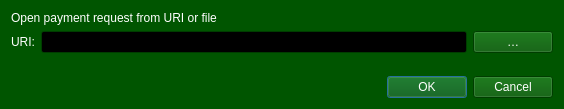
<?xml version="1.0" encoding="UTF-8"?>
<ui version="4.0">
 <class>OpenURIDialog</class>
 <widget class="QDialog" name="OpenURIDialog">
  <property name="geometry">
   <rect>
    <x>0</x>
    <y>0</y>
    <width>564</width>
    <height>109</height>
   </rect>
  </property>
  <property name="palette">
   <palette>
    <active>
     <colorrole role="WindowText">
      <brush brushstyle="SolidPattern">
       <color alpha="255">
        <red>255</red>
        <green>255</green>
        <blue>255</blue>
       </color>
      </brush>
     </colorrole>
     <colorrole role="Button">
      <brush brushstyle="SolidPattern">
       <color alpha="255">
        <red>0</red>
        <green>85</green>
        <blue>0</blue>
       </color>
      </brush>
     </colorrole>
     <colorrole role="Light">
      <brush brushstyle="SolidPattern">
       <color alpha="255">
        <red>0</red>
        <green>127</green>
        <blue>0</blue>
       </color>
      </brush>
     </colorrole>
     <colorrole role="Midlight">
      <brush brushstyle="SolidPattern">
       <color alpha="255">
        <red>0</red>
        <green>106</green>
        <blue>0</blue>
       </color>
      </brush>
     </colorrole>
     <colorrole role="Dark">
      <brush brushstyle="SolidPattern">
       <color alpha="255">
        <red>0</red>
        <green>42</green>
        <blue>0</blue>
       </color>
      </brush>
     </colorrole>
     <colorrole role="Mid">
      <brush brushstyle="SolidPattern">
       <color alpha="255">
        <red>0</red>
        <green>56</green>
        <blue>0</blue>
       </color>
      </brush>
     </colorrole>
     <colorrole role="Text">
      <brush brushstyle="SolidPattern">
       <color alpha="255">
        <red>255</red>
        <green>255</green>
        <blue>255</blue>
       </color>
      </brush>
     </colorrole>
     <colorrole role="BrightText">
      <brush brushstyle="SolidPattern">
       <color alpha="255">
        <red>255</red>
        <green>255</green>
        <blue>255</blue>
       </color>
      </brush>
     </colorrole>
     <colorrole role="ButtonText">
      <brush brushstyle="SolidPattern">
       <color alpha="255">
        <red>255</red>
        <green>255</green>
        <blue>255</blue>
       </color>
      </brush>
     </colorrole>
     <colorrole role="Base">
      <brush brushstyle="SolidPattern">
       <color alpha="255">
        <red>0</red>
        <green>0</green>
        <blue>0</blue>
       </color>
      </brush>
     </colorrole>
     <colorrole role="Window">
      <brush brushstyle="SolidPattern">
       <color alpha="255">
        <red>0</red>
        <green>85</green>
        <blue>0</blue>
       </color>
      </brush>
     </colorrole>
     <colorrole role="Shadow">
      <brush brushstyle="SolidPattern">
       <color alpha="255">
        <red>0</red>
        <green>0</green>
        <blue>0</blue>
       </color>
      </brush>
     </colorrole>
     <colorrole role="AlternateBase">
      <brush brushstyle="SolidPattern">
       <color alpha="255">
        <red>0</red>
        <green>42</green>
        <blue>0</blue>
       </color>
      </brush>
     </colorrole>
     <colorrole role="ToolTipBase">
      <brush brushstyle="SolidPattern">
       <color alpha="255">
        <red>255</red>
        <green>255</green>
        <blue>220</blue>
       </color>
      </brush>
     </colorrole>
     <colorrole role="ToolTipText">
      <brush brushstyle="SolidPattern">
       <color alpha="255">
        <red>0</red>
        <green>0</green>
        <blue>0</blue>
       </color>
      </brush>
     </colorrole>
     <colorrole role="PlaceholderText">
      <brush brushstyle="SolidPattern">
       <color alpha="128">
        <red>255</red>
        <green>255</green>
        <blue>255</blue>
       </color>
      </brush>
     </colorrole>
    </active>
    <inactive>
     <colorrole role="WindowText">
      <brush brushstyle="SolidPattern">
       <color alpha="255">
        <red>255</red>
        <green>255</green>
        <blue>255</blue>
       </color>
      </brush>
     </colorrole>
     <colorrole role="Button">
      <brush brushstyle="SolidPattern">
       <color alpha="255">
        <red>0</red>
        <green>85</green>
        <blue>0</blue>
       </color>
      </brush>
     </colorrole>
     <colorrole role="Light">
      <brush brushstyle="SolidPattern">
       <color alpha="255">
        <red>0</red>
        <green>127</green>
        <blue>0</blue>
       </color>
      </brush>
     </colorrole>
     <colorrole role="Midlight">
      <brush brushstyle="SolidPattern">
       <color alpha="255">
        <red>0</red>
        <green>106</green>
        <blue>0</blue>
       </color>
      </brush>
     </colorrole>
     <colorrole role="Dark">
      <brush brushstyle="SolidPattern">
       <color alpha="255">
        <red>0</red>
        <green>42</green>
        <blue>0</blue>
       </color>
      </brush>
     </colorrole>
     <colorrole role="Mid">
      <brush brushstyle="SolidPattern">
       <color alpha="255">
        <red>0</red>
        <green>56</green>
        <blue>0</blue>
       </color>
      </brush>
     </colorrole>
     <colorrole role="Text">
      <brush brushstyle="SolidPattern">
       <color alpha="255">
        <red>255</red>
        <green>255</green>
        <blue>255</blue>
       </color>
      </brush>
     </colorrole>
     <colorrole role="BrightText">
      <brush brushstyle="SolidPattern">
       <color alpha="255">
        <red>255</red>
        <green>255</green>
        <blue>255</blue>
       </color>
      </brush>
     </colorrole>
     <colorrole role="ButtonText">
      <brush brushstyle="SolidPattern">
       <color alpha="255">
        <red>255</red>
        <green>255</green>
        <blue>255</blue>
       </color>
      </brush>
     </colorrole>
     <colorrole role="Base">
      <brush brushstyle="SolidPattern">
       <color alpha="255">
        <red>0</red>
        <green>0</green>
        <blue>0</blue>
       </color>
      </brush>
     </colorrole>
     <colorrole role="Window">
      <brush brushstyle="SolidPattern">
       <color alpha="255">
        <red>0</red>
        <green>85</green>
        <blue>0</blue>
       </color>
      </brush>
     </colorrole>
     <colorrole role="Shadow">
      <brush brushstyle="SolidPattern">
       <color alpha="255">
        <red>0</red>
        <green>0</green>
        <blue>0</blue>
       </color>
      </brush>
     </colorrole>
     <colorrole role="AlternateBase">
      <brush brushstyle="SolidPattern">
       <color alpha="255">
        <red>0</red>
        <green>42</green>
        <blue>0</blue>
       </color>
      </brush>
     </colorrole>
     <colorrole role="ToolTipBase">
      <brush brushstyle="SolidPattern">
       <color alpha="255">
        <red>255</red>
        <green>255</green>
        <blue>220</blue>
       </color>
      </brush>
     </colorrole>
     <colorrole role="ToolTipText">
      <brush brushstyle="SolidPattern">
       <color alpha="255">
        <red>0</red>
        <green>0</green>
        <blue>0</blue>
       </color>
      </brush>
     </colorrole>
     <colorrole role="PlaceholderText">
      <brush brushstyle="SolidPattern">
       <color alpha="128">
        <red>255</red>
        <green>255</green>
        <blue>255</blue>
       </color>
      </brush>
     </colorrole>
    </inactive>
    <disabled>
     <colorrole role="WindowText">
      <brush brushstyle="SolidPattern">
       <color alpha="255">
        <red>0</red>
        <green>42</green>
        <blue>0</blue>
       </color>
      </brush>
     </colorrole>
     <colorrole role="Button">
      <brush brushstyle="SolidPattern">
       <color alpha="255">
        <red>0</red>
        <green>85</green>
        <blue>0</blue>
       </color>
      </brush>
     </colorrole>
     <colorrole role="Light">
      <brush brushstyle="SolidPattern">
       <color alpha="255">
        <red>0</red>
        <green>127</green>
        <blue>0</blue>
       </color>
      </brush>
     </colorrole>
     <colorrole role="Midlight">
      <brush brushstyle="SolidPattern">
       <color alpha="255">
        <red>0</red>
        <green>106</green>
        <blue>0</blue>
       </color>
      </brush>
     </colorrole>
     <colorrole role="Dark">
      <brush brushstyle="SolidPattern">
       <color alpha="255">
        <red>0</red>
        <green>42</green>
        <blue>0</blue>
       </color>
      </brush>
     </colorrole>
     <colorrole role="Mid">
      <brush brushstyle="SolidPattern">
       <color alpha="255">
        <red>0</red>
        <green>56</green>
        <blue>0</blue>
       </color>
      </brush>
     </colorrole>
     <colorrole role="Text">
      <brush brushstyle="SolidPattern">
       <color alpha="255">
        <red>0</red>
        <green>42</green>
        <blue>0</blue>
       </color>
      </brush>
     </colorrole>
     <colorrole role="BrightText">
      <brush brushstyle="SolidPattern">
       <color alpha="255">
        <red>255</red>
        <green>255</green>
        <blue>255</blue>
       </color>
      </brush>
     </colorrole>
     <colorrole role="ButtonText">
      <brush brushstyle="SolidPattern">
       <color alpha="255">
        <red>0</red>
        <green>42</green>
        <blue>0</blue>
       </color>
      </brush>
     </colorrole>
     <colorrole role="Base">
      <brush brushstyle="SolidPattern">
       <color alpha="255">
        <red>0</red>
        <green>85</green>
        <blue>0</blue>
       </color>
      </brush>
     </colorrole>
     <colorrole role="Window">
      <brush brushstyle="SolidPattern">
       <color alpha="255">
        <red>0</red>
        <green>85</green>
        <blue>0</blue>
       </color>
      </brush>
     </colorrole>
     <colorrole role="Shadow">
      <brush brushstyle="SolidPattern">
       <color alpha="255">
        <red>0</red>
        <green>0</green>
        <blue>0</blue>
       </color>
      </brush>
     </colorrole>
     <colorrole role="AlternateBase">
      <brush brushstyle="SolidPattern">
       <color alpha="255">
        <red>0</red>
        <green>85</green>
        <blue>0</blue>
       </color>
      </brush>
     </colorrole>
     <colorrole role="ToolTipBase">
      <brush brushstyle="SolidPattern">
       <color alpha="255">
        <red>255</red>
        <green>255</green>
        <blue>220</blue>
       </color>
      </brush>
     </colorrole>
     <colorrole role="ToolTipText">
      <brush brushstyle="SolidPattern">
       <color alpha="255">
        <red>0</red>
        <green>0</green>
        <blue>0</blue>
       </color>
      </brush>
     </colorrole>
     <colorrole role="PlaceholderText">
      <brush brushstyle="SolidPattern">
       <color alpha="128">
        <red>255</red>
        <green>255</green>
        <blue>255</blue>
       </color>
      </brush>
     </colorrole>
    </disabled>
   </palette>
  </property>
  <property name="windowTitle">
   <string>Open URI</string>
  </property>
  <layout class="QVBoxLayout" name="verticalLayout">
   <item>
    <widget class="QLabel" name="label_2">
     <property name="text">
      <string>Open payment request from URI or file</string>
     </property>
    </widget>
   </item>
   <item>
    <layout class="QHBoxLayout" name="horizontalLayout">
     <item>
      <widget class="QLabel" name="label">
       <property name="text">
        <string>URI:</string>
       </property>
      </widget>
     </item>
     <item>
      <widget class="QValidatedLineEdit" name="uriEdit"/>
     </item>
     <item>
      <widget class="QPushButton" name="selectFileButton">
       <property name="toolTip">
        <string>Select payment request file</string>
       </property>
       <property name="text">
        <string notr="true">…</string>
       </property>
       <property name="autoDefault">
        <bool>false</bool>
       </property>
      </widget>
     </item>
    </layout>
   </item>
   <item>
    <spacer name="verticalSpacer">
     <property name="orientation">
      <enum>Qt::Vertical</enum>
     </property>
     <property name="sizeHint" stdset="0">
      <size>
       <width>20</width>
       <height>40</height>
      </size>
     </property>
    </spacer>
   </item>
   <item>
    <widget class="QDialogButtonBox" name="buttonBox">
     <property name="orientation">
      <enum>Qt::Horizontal</enum>
     </property>
     <property name="standardButtons">
      <set>QDialogButtonBox::Cancel|QDialogButtonBox::Ok</set>
     </property>
    </widget>
   </item>
  </layout>
 </widget>
 <customwidgets>
  <customwidget>
   <class>QValidatedLineEdit</class>
   <extends>QLineEdit</extends>
   <header>qvalidatedlineedit.h</header>
  </customwidget>
 </customwidgets>
 <resources/>
 <connections>
  <connection>
   <sender>buttonBox</sender>
   <signal>accepted()</signal>
   <receiver>OpenURIDialog</receiver>
   <slot>accept()</slot>
   <hints>
    <hint type="sourcelabel">
     <x>248</x>
     <y>254</y>
    </hint>
    <hint type="destinationlabel">
     <x>157</x>
     <y>274</y>
    </hint>
   </hints>
  </connection>
  <connection>
   <sender>buttonBox</sender>
   <signal>rejected()</signal>
   <receiver>OpenURIDialog</receiver>
   <slot>reject()</slot>
   <hints>
    <hint type="sourcelabel">
     <x>316</x>
     <y>260</y>
    </hint>
    <hint type="destinationlabel">
     <x>286</x>
     <y>274</y>
    </hint>
   </hints>
  </connection>
 </connections>
</ui>
